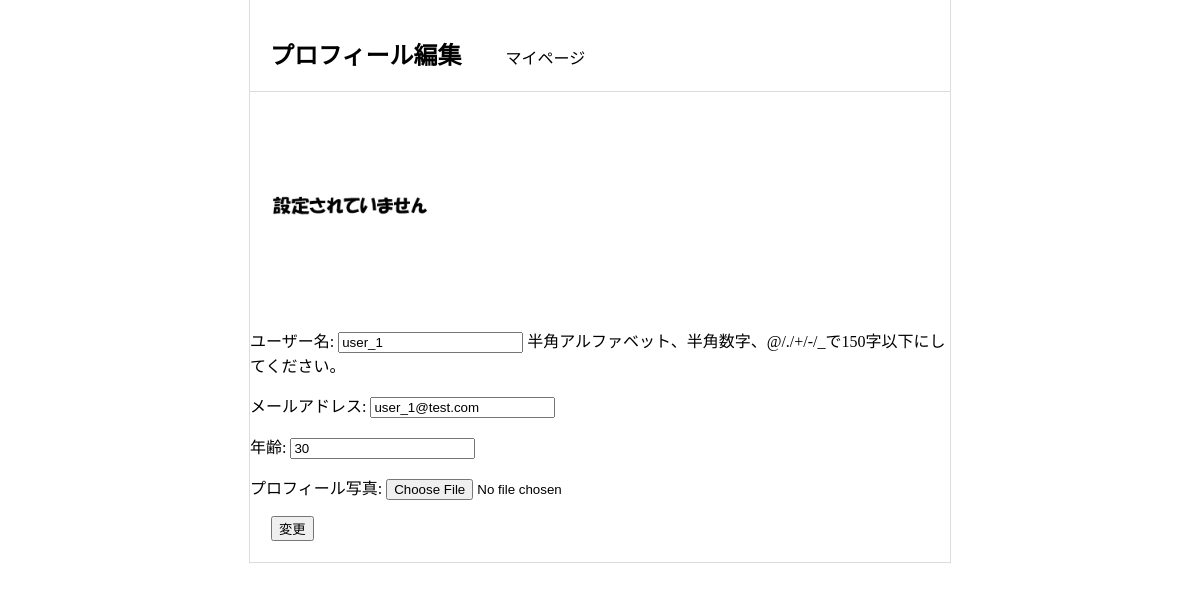
The app's page /edit/user_1 with its own data.
### accounts/models.py (models this page shows)
class CustomUser(AbstractUser):
    class Meta(AbstractUser.Meta):
        db_table = 'custom_user'
    username = models.CharField(
        verbose_name="ユーザー名",
        max_length=150,
        validators=[AbstractUser.username_validator],
        help_text="半角アルファベット、半角数字、@/./+/-/_で150字以下にしてください。",
        unique=True,
    )
    email = models.EmailField(
        "メールアドレス",
        unique=True,
    )
    age = models.CharField(
        "年齢",
        max_length=3,
        blank=True,
        null=True,
    )
    photo = models.ImageField(
        verbose_name="プロフィール写真",
        upload_to="profile/",
        null=True,
        blank=True,
    )
    USERNAME_FIELD = 'email'
    REQUIRED_FIELDS = [
        "username",
    ]
    objects = CustomUserManager()

### sns/views.py (the view, shortened to what this page needs)
# urls.py: path("edit/<str:user_name>", views.Edit.as_view(), name="edit"),
class Edit(View):
    def get(self, request, user_name, *args, **kwargs):
        user = CustomUser.objects.get(username=user_name)
        img = get_image_path(user)
        username_form = UsernameForm(
            initial={
                "username": user.username
            }
        )
        email_form = EmailForm(
            initial={
                "email": user.email
            }
        )
        profile_form = ProfileForm(
            initial={
            "age": user.age,
            "photo": user.photo,
            })
        context = {
            "username_form": username_form,
            "email_form": email_form,
            "profile_form": profile_form,
            "user": user.username,
            "photo": img,
        }
        return render(request, "sns/edit.html", context)

### sns/forms.py
class UsernameForm(forms.ModelForm):
    class Meta:
        model = CustomUser
        fields = [
            "username",
        ]

class EmailForm(forms.ModelForm):
    class Meta:
        model = CustomUser
        fields = [
            "email",
        ]

### sns/views.py (called while the page is built)
def get_image_path(user):
    if user.photo.name == "":
        img = os.path.join(MEDIA_URL, "profile/nonsetting.png")
    else:
        img = os.path.join(MEDIA_URL, user.photo.name)
    return img

### template/sns/edit.html (shortened to what this page needs)
{% extends "top_base.html" %}
{% load static %}
{% block import_css %}
<link rel="stylesheet" type="text/css" href="{% static 'css/edit.css' %}">
{% endblock %}
{% block content %}
<div class="content-wrapper">
    <nav>
        <ul class="nav-list bottom-border">
            <li class="nav-list-item"><h2>プロフィール編集</h2></li>
            <li class="nav-list-item"><a href="{% url 'user_page' user %}" class="no-decoration">マイページ</a> </li>
        </ul>
    </nav>
    <img src="{{ photo }}" alt="プロフィール写真" class="profile-image">
    <form method="POST" enctype="multipart/form-data">
        {{ username_form.as_p }}
        {{ email_form.as_p }}
        {{ profile_form.as_p }}
        <input class="modify" type="submit" value="変更">
    </form>
</div>
{% endblock %}

### static/css/common.css (style rules this page uses)
body { margin: 0; }
.content-wrapper { margin: 0; width: 700px; border-right: 1px solid gainsboro; border-left: 1px solid gainsboro; border-bottom: 1px solid gainsboro; }
.bottom-border { border-bottom: 1px solid gainsboro; }
.no-decoration { text-decoration: none; color: black; }
.nav-list { padding: 0%; }
.nav-list-item { list-style: none; display: inline-block; margin: 0 20px; }
.modify { margin-bottom: 3%; margin-left: 3%; }
.profile-image { width: 200px; height: 200px; object-fit: cover; }

### records on screen
CustomUser: username "user_1", email "user_1@test.com", age "30"
